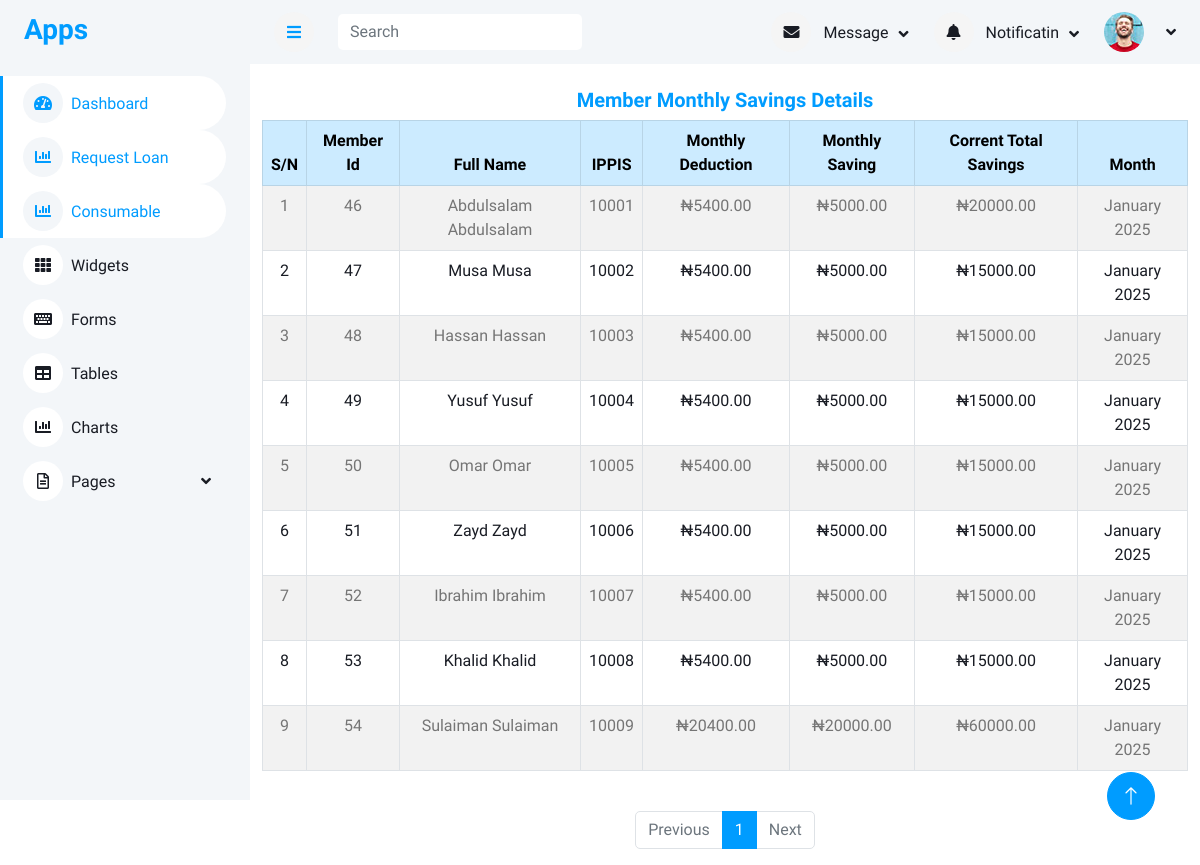
/get_upload_details/1/, run on the app's committed database.
### main/models.py (models this page shows, shortened)
class Savings(models.Model):
    member = models.ForeignKey(Member, on_delete=models.CASCADE)
    month = models.DateField(db_index=True)
    month_saving = models.DecimalField(max_digits=10, decimal_places=2)
    original_amount = models.DecimalField(max_digits=10, decimal_places=2, null=True, blank=True)
    date_created = models.DateTimeField(auto_now_add=True)
    class Meta:
        unique_together = ("member", "month")  # Prevents duplicates for the same month

### accounts/models.py (models this page shows, shortened)
class Member(models.Model):
    member = models.OneToOneField(User, on_delete=models.SET_NULL, null=True, blank=True)
    ippis = models.IntegerField(unique=True)  # Required and unique
    total_savings = models.DecimalField(max_digits=12, decimal_places=2, blank=True, null=True)

class User(AbstractUser):
    first_name = models.CharField(max_length=100)
    last_name = models.CharField(max_length=100)
    other_name = models.CharField(max_length=100)
    date_of_birth = models.DateField(blank=True,null=True)
    username = models.CharField(max_length=100, unique=True)
    department = models.CharField(max_length=100)
    unit = models.CharField(max_length=100)
    gender = models.ForeignKey(Gender, on_delete=models.CASCADE, blank=True, null=True)
    group = models.ForeignKey(UserGroup, on_delete=models.CASCADE, blank=True, null=True)
    marital_status = models.ForeignKey(MaritalStatus,on_delete=models.SET_NULL, null=True, blank=True)
    religion = models.ForeignKey(Religion, on_delete=models.SET_NULL, null=True, blank=True,)
    passport = models.ImageField(upload_to='passport', blank=True, null=True)
    member_number = models.CharField(max_length=100)

### main/views.py (the view)
# urls.py: path('get_upload_details/<int:month>/', views.get_upload_details, name='get_upload_details'),
def get_upload_details(request, month):
    savings_list = Savings.objects.filter(month__month=month)
    paginator = Paginator(savings_list, 100)  # Show 10 items per page
    page_number = request.GET.get("page")
    page_obj = paginator.get_page(page_number)
    return render(request,"main/get_upload_savings_details.html",{"page_obj": page_obj})

### templates/main/get_upload_savings_details.html
{% extends 'base/base.html' %}
{% block content %}
<div class="container mt-4">
    <h5 class="text-center text-primary ">Member Monthly Savings Details</h5>
<div class="table-responsive">
    <table class="table table-bordered table-striped table-hover text-center">
        <thead class="table-primary">
            <tr>
                <th>S/N</th>
                <th>Member Id</th>
                <th>Full Name</th>
                <th>IPPIS</th>
                <th>Monthly Deduction</th>
                <th>Monthly Saving</th>
                <th>Corrent Total Savings</th>
                <th>Month</th>
            </tr>
        </thead>
        <tbody class="text-dark">
            {% for save in page_obj %}
            <tr>
                <td>{{ forloop.counter }}</td>
                <td>{{ save.member.id }}</td>
                <td>{{ save.member.member.first_name }} {{ save.member.member.last_name }}</td>
                <td>{{ save.member.ippis }}</td>
                <td>₦{{ save.original_amount }}</td>
                <td>₦{{ save.month_saving }}</td>
                <td>₦{{ save.member.total_savings }}</td>
                <td>{{ save.month|date:"F Y" }}</td>
            </tr>
            {% empty %}
            <tr>
                <td colspan="7" class="text-center text-muted">No savings found for this month.</td>
            </tr>
            {% endfor %}
        </tbody>
    </table>
</div>
    <div class="d-flex justify-content-center mt-4">
        <nav aria-label="Page navigation">
            <ul class="pagination">
                {% if page_obj.has_previous %}
                <li class="page-item">
                    <a class="page-link" href="?page={{ page_obj.previous_page_number }}">Previous</a>
                </li>
                {% else %}
                <li class="page-item disabled">
                    <span class="page-link">Previous</span>
                </li>
                {% endif %}
                {% for num in page_obj.paginator.page_range %}
                <li class="page-item {% if page_obj.number == num %}active{% endif %}">
                    <a class="page-link" href="?page={{ num }}">{{ num }}</a>
                </li>
                {% endfor %}
                {% if page_obj.has_next %}
                <li class="page-item">
                    <a class="page-link" href="?page={{ page_obj.next_page_number }}">Next</a>
                </li>
                {% else %}
                <li class="page-item disabled">
                    <span class="page-link">Next</span>
                </li>
                {% endif %}
            </ul>
        </nav>
    </div>
</div>
{% endblock content %}

### static/css/style.css (style rules this page uses)
:root { --primary: #009CFF; --light: #F3F6F9; --dark: #191C24; }

### data on the page
Savings: member.id "46", member.member.first_name "Abdulsalam", member.member.last_name "Abdulsalam", member.ippis "10001", original_amount "5400.00", month_saving "5000.00", member.total_savings "20000.00", month "January 2025"
Savings: member.id "47", member.member.first_name "Musa", member.member.last_name "Musa", member.ippis "10002", original_amount "5400.00", month_saving "5000.00", member.total_savings "15000.00", month "January 2025"
Savings: member.id "48", member.member.first_name "Hassan", member.member.last_name "Hassan", member.ippis "10003", original_amount "5400.00", month_saving "5000.00", member.total_savings "15000.00", month "January 2025"
Savings: member.id "49", member.member.first_name "Yusuf", member.member.last_name "Yusuf", member.ippis "10004", original_amount "5400.00", month_saving "5000.00", member.total_savings "15000.00", month "January 2025"
Savings: member.id "50", member.member.first_name "Omar", member.member.last_name "Omar", member.ippis "10005", original_amount "5400.00", month_saving "5000.00", member.total_savings "15000.00", month "January 2025"
Savings: member.id "51", member.member.first_name "Zayd", member.member.last_name "Zayd", member.ippis "10006", original_amount "5400.00", month_saving "5000.00", member.total_savings "15000.00", month "January 2025"
Savings: member.id "52", member.member.first_name "Ibrahim", member.member.last_name "Ibrahim", member.ippis "10007", original_amount "5400.00", month_saving "5000.00", member.total_savings "15000.00", month "January 2025"
Savings: member.id "53", member.member.first_name "Khalid", member.member.last_name "Khalid", member.ippis "10008", original_amount "5400.00", month_saving "5000.00", member.total_savings "15000.00", month "January 2025"
Savings: member.id "54", member.member.first_name "Sulaiman", member.member.last_name "Sulaiman", member.ippis "10009", original_amount "20400.00", month_saving "20000.00", member.total_savings "60000.00", month "January 2025"

### other printed values
{{ num }} "1"
